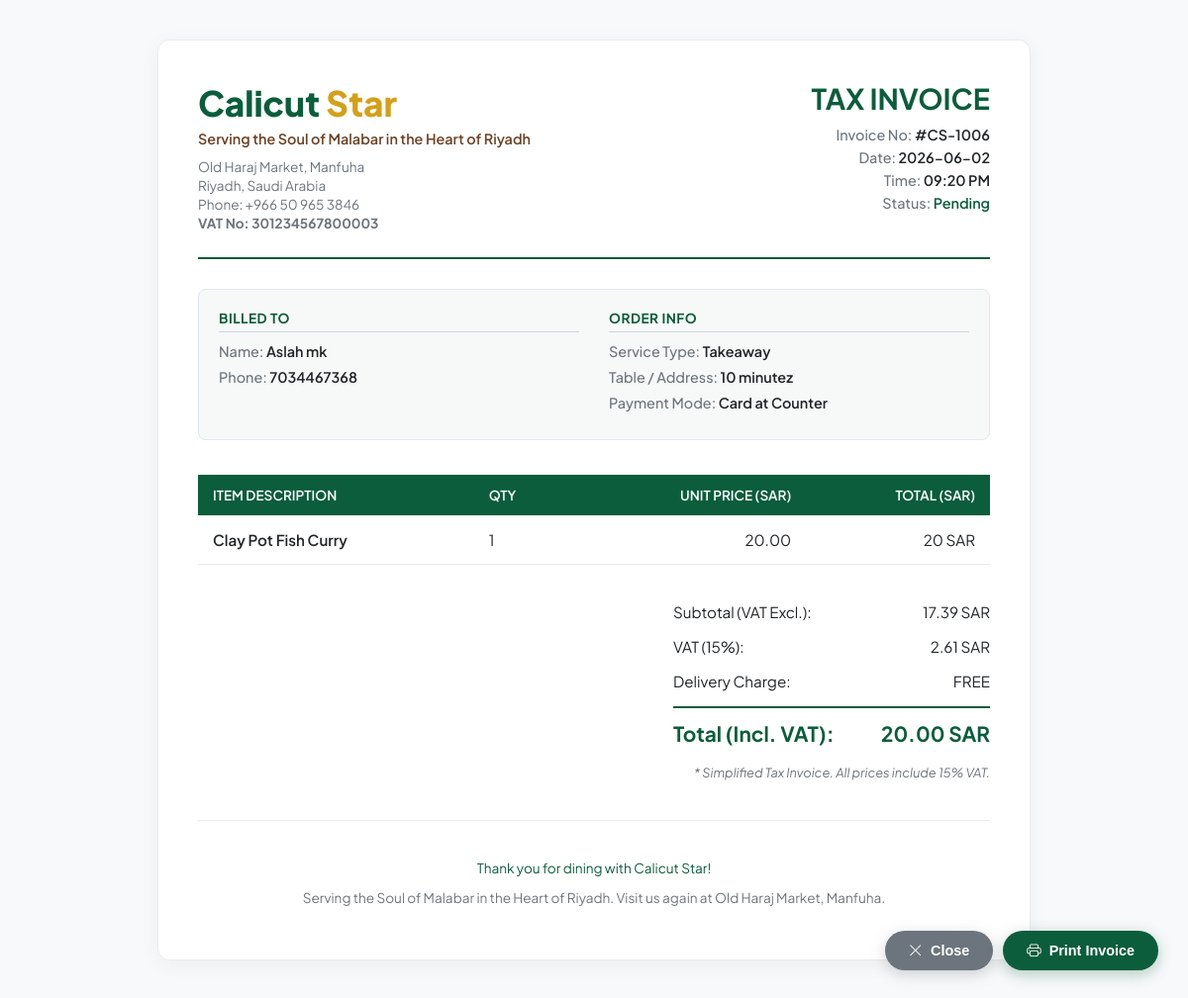
Screenshot of /order/invoice/6/ with the database file from the repository.
### restaurant/models.py (models this page shows, shortened)
class Order(models.Model):
    DELIVERY_OPTIONS = [
        ('Dine-In', 'Dine-In'),
        ('Takeaway', 'Takeaway'),
        ('Delivery', 'Delivery'),
    ]
    PAYMENT_STATUSES = [
        ('Pending', 'Pending'),
        ('Paid', 'Paid'),
        ('Failed', 'Failed'),
    ]
    ORDER_STATUSES = [
        ('Pending', 'Pending'),
        ('Confirmed', 'Confirmed'),
        ('Preparing', 'Preparing'),
        ('Ready', 'Ready'),
        ('Out for Delivery', 'Out for Delivery'),
        ('Delivered', 'Delivered'),
        ('Cancelled', 'Cancelled'),
    ]
    PAYMENT_METHODS = [
        ('Online', 'Online Payment'),
        ('Cash on Delivery', 'Cash on Delivery'),
        ('Card at Counter', 'Card at Counter'),
    ]
    customer = models.ForeignKey(Customer, on_delete=models.SET_NULL, blank=True, null=True, related_name='orders')
    customer_name = models.CharField(max_length=100)
    phone = models.CharField(max_length=20)
    delivery_option = models.CharField(max_length=20, choices=DELIVERY_OPTIONS, default='Dine-In')
    address_or_table = models.CharField(
        max_length=255,
        help_text="Table number for Dine-In, or address for Delivery."
    )
    total_amount = models.DecimalField(max_digits=8, decimal_places=2, help_text="Total in SAR.")
    payment_method = models.CharField(max_length=30, choices=PAYMENT_METHODS, default='Cash on Delivery')
    payment_status = models.CharField(max_length=20, choices=PAYMENT_STATUSES, default='Pending')
    status = models.CharField(max_length=30, choices=ORDER_STATUSES, default='Pending')
    notes = models.TextField(blank=True, null=True, help_text="Kitchen notes or customer remarks.")
    razorpay_order_id = models.CharField(max_length=100, blank=True, null=True)
    razorpay_payment_id = models.CharField(max_length=100, blank=True, null=True)
    razorpay_signature = models.CharField(max_length=200, blank=True, null=True)
    created_at = models.DateTimeField(auto_now_add=True)
    class Meta:
        verbose_name = "Order"
        verbose_name_plural = "Orders"
        ordering = ['-created_at']

class OrderItem(models.Model):
    order = models.ForeignKey(Order, related_name='items', on_delete=models.CASCADE)
    item_name = models.CharField(max_length=150)
    price = models.DecimalField(max_digits=6, decimal_places=2)
    quantity = models.PositiveIntegerField(default=1)
    class Meta:
        verbose_name = "Order Item"
        verbose_name_plural = "Order Items"

### restaurant/views.py (the view)
# urls.py: path('order/invoice/<int:order_id>/', views.invoice_view, name='invoice_view'),
def invoice_view(request, order_id):
    order = get_object_or_404(Order, id=order_id)
    items_list = order.items.all()
    context = {
        'order': order,
        'items_list': items_list
    }
    return render(request, 'restaurant/invoice.html', context)

### restaurant/context_processors.py (called while the page is built)
def cart(request):
    return {'cart': Cart(request)}

### templates/restaurant/invoice.html (shortened to what this page needs)
<!DOCTYPE html>
<html lang="en">
<head>
    <link rel="stylesheet" href="https://cdn.jsdelivr.net/npm/bootstrap-icons@1.11.3/font/bootstrap-icons.min.css">
</head>
<body>
    <div class="invoice-wrapper">
        <div class="invoice-header">
            <div class="brand-info">
                <h1>Calicut <span>Star</span></h1>
                <div class="brand-tagline">Serving the Soul of Malabar in the Heart of Riyadh</div>
                <div class="brand-address">
                    Old Haraj Market, Manfuha<br>
                    Riyadh, Saudi Arabia<br>
                    Phone: +966 50 965 3846<br>
                    <strong>VAT No: 301234567800003</strong>
                </div>
            </div>
            <div class="invoice-meta">
                <div class="invoice-title">Tax Invoice</div>
                <div class="meta-row">
                    <span class="meta-label">Invoice No:</span>
                    <span class="meta-value">#CS-100{{ order.id }}</span>
                </div>
                <div class="meta-row">
                    <span class="meta-label">Date:</span>
                    <span class="meta-value">{{ order.created_at|date:"Y-m-d" }}</span>
                </div>
                <div class="meta-row">
                    <span class="meta-label">Time:</span>
                    <span class="meta-value">{{ order.created_at|date:"h:i A" }}</span>
                </div>
                <div class="meta-row">
                    <span class="meta-label">Status:</span>
                    <span class="meta-value text-uppercase" style="color: #0B5D3B;">{{ order.payment_status }}</span>
                </div>
            </div>
        </div>
        <div class="client-billing-grid">
            <div>
                <div class="billing-section-title">Billed To</div>
                <div class="billing-row">
                    <span class="billing-label">Name:</span>
                    <span class="billing-value">{{ order.customer_name }}</span>
                </div>
                <div class="billing-row">
                    <span class="billing-label">Phone:</span>
                    <span class="billing-value">{{ order.phone }}</span>
                </div>
            </div>
            <div>
                <div class="billing-section-title">Order Info</div>
                <div class="billing-row">
                    <span class="billing-label">Service Type:</span>
                    <span class="billing-value">{{ order.delivery_option }}</span>
                </div>
                <div class="billing-row">
                    <span class="billing-label">Table / Address:</span>
                    <span class="billing-value">{{ order.address_or_table }}</span>
                </div>
                <div class="billing-row">
                    <span class="billing-label">Payment Mode:</span>
                    <span class="billing-value">{{ order.get_payment_method_display }}</span>
                </div>
            </div>
        </div>
        <table class="items-table">
            <thead>
                <tr>
                    <th>Item Description</th>
                    <th>Qty</th>
                    <th>Unit Price (SAR)</th>
                    <th>Total (SAR)</th>
                </tr>
            </thead>
            <tbody>
                {% for item in items_list %}
                <tr>
                    <td class="item-name">{{ item.item_name }}</td>
                    <td>{{ item.quantity }}</td>
                    <td>{{ item.price }}</td>
                    <td>{% widthratio item.price 1 item.quantity %} SAR</td>
                </tr>
                {% endfor %}
            </tbody>
        </table>
        <div class="pricing-summary-wrapper">
            <div class="pricing-summary">
                <div class="summary-row">
                    <span class="text-muted">Subtotal (VAT Excl.):</span>
                    <span id="subtotal-ex-vat">Calculating...</span>
                </div>
                <div class="summary-row">
                    <span class="text-muted">VAT (15%):</span>
                    <span id="vat-amount">Calculating...</span>
                </div>
                <div class="summary-row">
                    <span class="text-muted">Delivery Charge:</span>
                    <span class="text-success fw-bold">FREE</span>
                </div>
                <div class="summary-row total">
                    <span>Total (Incl. VAT):</span>
                    <span>{{ order.total_amount }} SAR</span>
                </div>
                <div class="vat-notice">
                    * Simplified Tax Invoice. All prices include 15% VAT.
                </div>
            </div>
        </div>
        <div class="invoice-footer">
            <p class="fw-bold" style="color: #0B5D3B;">Thank you for dining with Calicut Star!</p>
            <p>Serving the Soul of Malabar in the Heart of Riyadh. Visit us again at Old Haraj Market, Manfuha.</p>
        </div>
    </div>
    <div class="invoice-controls">
        <button class="btn-action btn-secondary" onclick="window.close();"><i class="bi bi-x-lg"></i> Close</button>
        <button class="btn-action" onclick="window.print();"><i class="bi bi-printer"></i> Print Invoice</button>
    </div>
</body>
</html>

### templates/restaurant/invoice.html (style rules this page uses)
body { font-family: 'Plus Jakarta Sans', sans-serif; background-color: #f8f9fa; color: #212529; margin: 0; padding: 40px 0; -webkit-print-color-adjust: exact; }
.invoice-wrapper { background-color: #ffffff; max-width: 800px; margin: 0 auto; padding: 40px; border-radius: 12px; box-shadow: 0 4px 20px rgba(0,0,0,0.05); border: 1px solid #e9ecef; position: relative; }
.invoice-header { display: flex; justify-content: space-between; align-items: flex-start; border-bottom: 2px solid #0B5D3B; padding-bottom: 25px; margin-bottom: 30px; }
.brand-info h1 { color: #0B5D3B; margin: 0 0 5px; font-size: 2.2rem; font-weight: 800; }
.brand-info h1 span { color: #D4A017; }
.brand-tagline { color: #6B4226; font-size: 0.9rem; font-weight: 600; margin-bottom: 10px; }
.brand-address { font-size: 0.85rem; color: #6c757d; line-height: 1.4; }
.invoice-meta { text-align: right; }
.invoice-title { color: #0B5D3B; font-size: 1.8rem; font-weight: 700; text-transform: uppercase; margin: 0 0 10px; }
.meta-row { font-size: 0.9rem; margin-bottom: 5px; }
.meta-label { color: #6c757d; font-weight: 500; }
.meta-value { font-weight: 600; color: #212529; }
.client-billing-grid { display: grid; grid-template-columns: repeat(2, 1fr); gap: 30px; margin-bottom: 35px; background-color: #F7F9F8; padding: 20px; border-radius: 8px; border: 1px solid #e2e8f0; }
.billing-section-title { font-size: 0.85rem; text-transform: uppercase; color: #0B5D3B; font-weight: 700; letter-spacing: 0.5px; margin-bottom: 10px; border-bottom: 1px solid #cbd5e1; padding-bottom: 5px; }
.billing-row { font-size: 0.9rem; margin-bottom: 8px; }
.billing-label { color: #6c757d; font-weight: 500; }
.billing-value { font-weight: 600; }
.items-table { width: 100%; border-collapse: collapse; margin-bottom: 30px; }
.items-table th { background-color: #0B5D3B; color: #ffffff; padding: 12px 15px; font-size: 0.85rem; text-transform: uppercase; font-weight: 600; text-align: left; }
.items-table th:nth-child(3), .items-table th:nth-child(4) { text-align: right; }
.items-table td { padding: 15px; border-bottom: 1px solid #e9ecef; font-size: 0.95rem; }
.items-table td:nth-child(3), .items-table td:nth-child(4) { text-align: right; }
.item-name { font-weight: 600; color: #212529; }
.pricing-summary-wrapper { display: flex; justify-content: flex-end; }
.pricing-summary { width: 320px; }
.summary-row { display: flex; justify-content: space-between; padding: 8px 0; font-size: 0.95rem; }
.summary-row.total { border-top: 2px solid #0B5D3B; padding-top: 12px; margin-top: 8px; font-size: 1.3rem; font-weight: 700; color: #0B5D3B; }
.vat-notice { font-size: 0.8rem; color: #6c757d; text-align: right; margin-top: 10px; font-style: italic; }
.invoice-footer { border-top: 1px solid #e9ecef; padding-top: 25px; margin-top: 40px; text-align: center; color: #6c757d; font-size: 0.85rem; }
.invoice-controls { position: fixed; bottom: 30px; right: 30px; display: flex; gap: 10px; z-index: 100; }
.btn-action { background-color: #0B5D3B; color: #ffffff; border: none; padding: 12px 24px; border-radius: 50px; font-weight: 600; font-size: 0.9rem; cursor: pointer; box-shadow: 0 4px 15px rgba(11, 93, 59, 0.3); transition: all 0.2s ease; display: flex; align-items: center; gap: 8px; text-decoration: none; }
.btn-action.btn-secondary { background-color: #6c757d; box-shadow: 0 4px 15px rgba(108, 117, 125, 0.3); }

### rows the page displays
Order: id "6", created_at "2026-06-02", created_at "09:20 PM", payment_status "Pending", customer_name "Aslah mk", phone "7034467368", delivery_option "Takeaway", address_or_table "10 minutez", payment_method "Card at Counter", total_amount "20.00"
OrderItem: item_name "Clay Pot Fish Curry", quantity "1", price "20.00", price+quantity "20"
